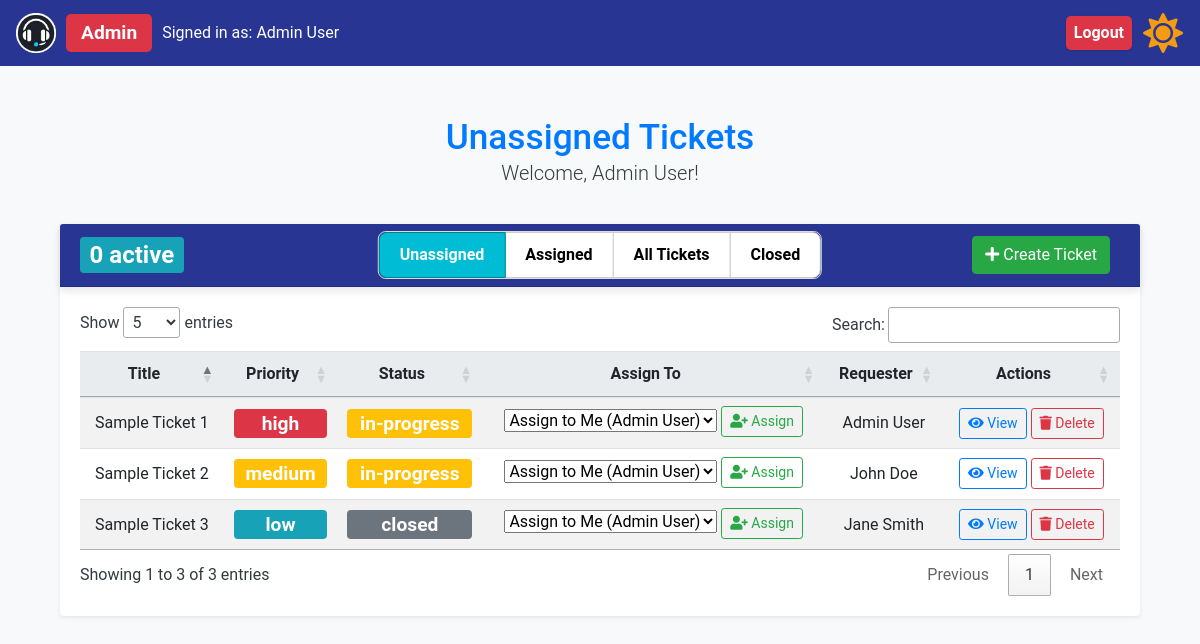
The app's page /unassigned_tickets (signed in), older data.
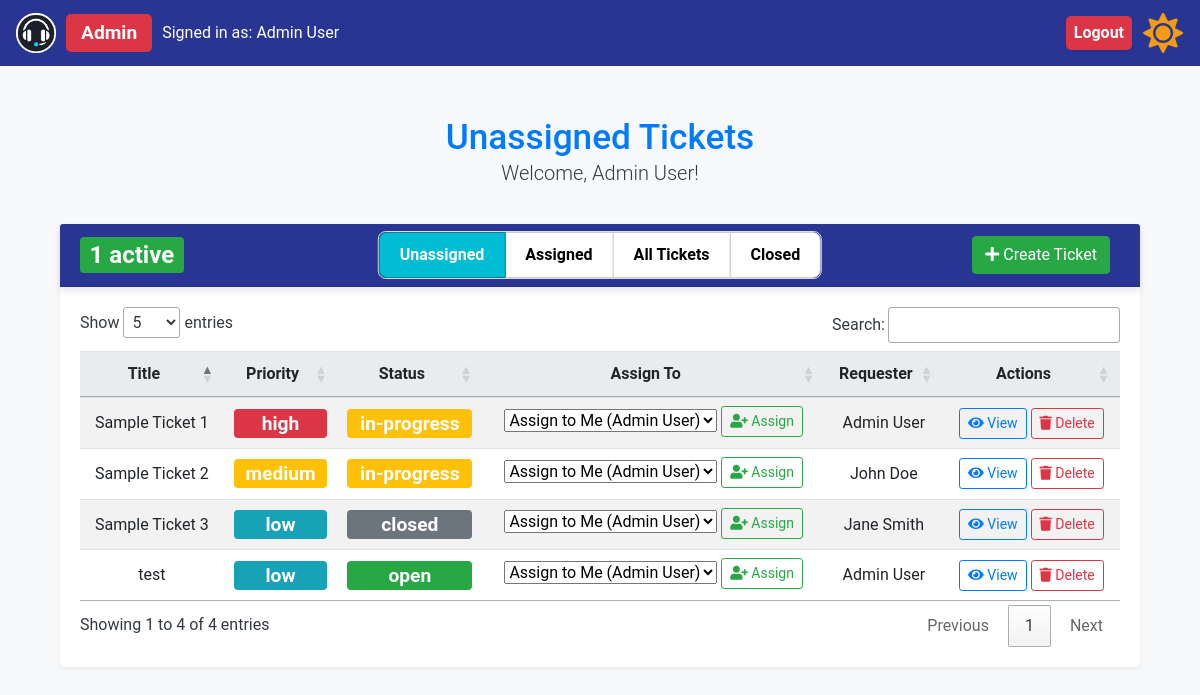
The same page, newer data.
### app/models.py (models this page shows, shortened)
class Ticket(db.Model):
    id = db.Column(db.Integer, primary_key=True)
    title = db.Column(db.String(150), nullable=False)
    description = db.Column(db.Text, nullable=False)
    status = db.Column(db.String(50), nullable=False)
    priority = db.Column(db.String(50), nullable=False)
    created_at = db.Column(db.DateTime, default=lambda: datetime.now(timezone.utc))
    updated_at = db.Column(
        db.DateTime,
        default=lambda: datetime.now(timezone.utc),
        onupdate=lambda: datetime.now(timezone.utc),
    )
    assigned_to = db.Column(db.Integer, db.ForeignKey("user.id"))
    user_id = db.Column(db.Integer, db.ForeignKey("user.id"))
    creator = db.relationship(
        "User",
        foreign_keys=[user_id],
        back_populates="created_tickets",
        overlaps="assigned_tickets,comments",
    )
    assignee = db.relationship(
        "User",
        foreign_keys=[assigned_to],
        back_populates="assigned_tickets",
        overlaps="created_tickets,comments",
    )
    ticket_comments = db.relationship("Comment", back_populates="ticket")

class User(UserMixin, db.Model):
    id = db.Column(db.Integer, primary_key=True)
    name = db.Column(db.String(150), nullable=False)
    email = db.Column(db.String(150), unique=True, nullable=False)
    password_hash = db.Column(db.String(150), nullable=False)
    role = db.Column(db.String(50), nullable=False)
    created_tickets = db.relationship(
        "Ticket",
        foreign_keys="Ticket.user_id",
        back_populates="creator",
        overlaps="assigned_tickets,comments",
    )
    assigned_tickets = db.relationship(
        "Ticket",
        foreign_keys="Ticket.assigned_to",
        back_populates="assignee",
        overlaps="created_tickets,comments",
    )
    user_comments = db.relationship(
        "Comment", back_populates="commenter", overlaps="commenter,comments"
    )

### app/routes.py (the view, shortened to what this page needs)
@bp.route("/unassigned_tickets", methods=["GET", "POST"])
@login_required
def unassigned_tickets():
    if current_user.role != "support" and current_user.role != "admin":
        flash("Only support staff and admins can view this page.", "warning")
        return redirect(url_for("main.all_tickets"))
    unassigned_tickets = Ticket.query.filter_by(assigned_to=None).all()
    print(f"Unassigned tickets: {unassigned_tickets}")
    support_staff = User.query.filter(User.role.in_(["admin", "support"])).all()
    return render_template(
        "unassigned_tickets.html",
        unassigned_tickets=unassigned_tickets,
        support_staff=support_staff,
        view="unassigned",
    )

### app/__init__.py (called while the page is built)
def create_app(config=None):
    app = Flask(__name__, instance_relative_config=True)
    if config:
        app.config.from_object(config)
    else:
        app.config.from_pyfile("config.py")  # Default to development config
    db.init_app(app)
    login_manager.init_app(app)
    migrate.init_app(app, db)
    csrf.init_app(app)  # Initialize CSRF protection with the app
    moment.init_app(app)  # Initialize Flask-Moment with the app
    from .models import User  # Ensure User model is correctly defined
    @login_manager.user_loader
    def load_user(user_id):
        return User.query.get(int(user_id))
    from .routes import bp  # Ensure bp is defined as a Blueprint in routes.py
    app.register_blueprint(bp)
    return app

### app/templates/unassigned_tickets.html (shortened to what the changed rows need)
{% extends "base.html" %}
{% block content %}
<div class="container mt-5">
  <div class="row mb-2">
    <div class="col-12 text-center">
      <h2 class="text-primary mb-0">Unassigned Tickets</h2>
    </div>
  </div>
  <div class="card shadow-sm">
    <div class="card-header bg-primary text-white d-flex justify-content-between align-items-center position-relative">
      <div class="d-flex align-items-center">
        <span class="badge {{ badge_class }}">
          {{ open_tickets_count }} active
        </span>
      </div>
      <div class="toggle-buttons">
      </div>
      <div class="ms-auto">
      </div>
    </div>
    <div class="card-body">
      <table id="tickets-table" class="table table-striped table-hover">
        <thead>
          <tr>
            <th class="text-center">Title</th>
            <th class="text-center">Priority</th>
            <th class="text-center">Status</th>
            {% if current_user.role == 'admin' %}
            <th class="text-center">Assign To</th>
            {% endif %}
            <th class="text-center">Requester</th>
            <th class="text-center">Actions</th>
          </tr>
        </thead>
        <tbody>
          {% if unassigned_tickets|length == 0 %}
          <tr>
            <td class="text-center">-</td>
            <td class="text-center">-</td>
            <td class="text-center">-</td>
            {% if current_user.role == 'admin' %}
            <td class="text-center">-</td>
            {% endif %}
            <td class="text-center">-</td>
            <td class="text-center">No tickets available</td>
          </tr>
          {% else %}
          {% for ticket in unassigned_tickets %}
          <tr>
            <td class="text-center">{{ ticket.title }}</td>
            <td class="text-center">
              <span class="badge dashboard-badge priority-{{ ticket.priority }}">
                  {{ ticket.priority }}
              </span>
          </td>
          <td class="text-center">
            <span class="badge dashboard-badge status-{{ ticket.status }}">
              {{ ticket.status }}
              </span>
          </td>
            {% if current_user.role == 'admin' %}
            <td class="text-center">
              <form method="POST" action="{{ url_for('main.unassigned_tickets') }}">
                <select name="assigned_to" class="form-select form-select-sm mb-2">
                  <option value="{{ current_user.id }}">
                    Assign to Me ({{ current_user.name }})
                  </option>
                </select>
                <button type="submit" class="btn btn-outline-success btn-sm">
                  <i class="fas fa-user-plus"></i> Assign
                </button>
              </form>
            </td>
            {% endif %}
            <td class="text-center">{{ ticket.creator.name }}</td>
            <td class="text-center">
              <a href="{{ url_for('main.ticket_details', ticket_id=ticket.id) }}" class="btn btn-outline-primary btn-sm">
                <i class="fas fa-eye"></i> View
              </a>
              {% if current_user.role == 'admin' %}
              <form method="POST" action="{{ url_for('main.delete_ticket', ticket_id=ticket.id) }}" style="display: inline" onsubmit="return confirm('Are you sure you want to delete this ticket?');">
                <button type="submit" class="btn btn-outline-danger btn-sm">
                  <i class="fas fa-trash"></i> Delete
                </button>
              </form>
              {% endif %}
            </td>
          </tr>
          {% endfor %}
          {% endif %}
        </tbody>
      </table>
    </div>
  </div>
</div>
{% endblock %}

Row changes from the older to the newer data that the page shows:
added Ticket: title "test", priority "low", status "open", creator.name "Admin User"
Text that changed along with them:
{{ open_tickets_count }}: "0" → "1"
text written by a page script: "Show entries Search: Showing 1 to 3 of 3 entries Previous 1 Next" → "Show entries Search: Showing 1 to 4 of 4 entries Previous 1 Next"
